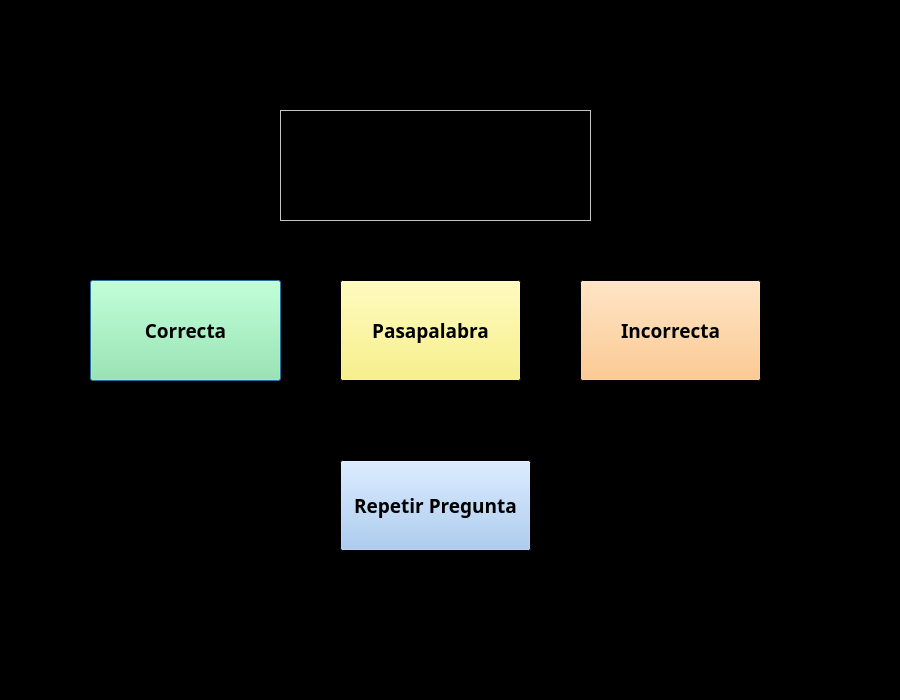
<?xml version="1.0" encoding="UTF-8"?>
<ui version="4.0">
 <class>pasapalabraUI</class>
 <widget class="QDialog" name="pasapalabraUI">
  <property name="geometry">
   <rect>
    <x>0</x>
    <y>0</y>
    <width>900</width>
    <height>700</height>
   </rect>
  </property>
  <property name="palette">
   <palette>
    <active>
     <colorrole role="Text">
      <brush brushstyle="SolidPattern">
       <color alpha="255">
        <red>255</red>
        <green>255</green>
        <blue>255</blue>
       </color>
      </brush>
     </colorrole>
     <colorrole role="Base">
      <brush brushstyle="SolidPattern">
       <color alpha="0">
        <red>191</red>
        <green>64</green>
        <blue>64</blue>
       </color>
      </brush>
     </colorrole>
     <colorrole role="Window">
      <brush brushstyle="SolidPattern">
       <color alpha="255">
        <red>0</red>
        <green>0</green>
        <blue>0</blue>
       </color>
      </brush>
     </colorrole>
     <colorrole role="PlaceholderText">
      <brush brushstyle="SolidPattern">
       <color alpha="128">
        <red>255</red>
        <green>255</green>
        <blue>255</blue>
       </color>
      </brush>
     </colorrole>
    </active>
    <inactive>
     <colorrole role="Text">
      <brush brushstyle="SolidPattern">
       <color alpha="255">
        <red>255</red>
        <green>255</green>
        <blue>255</blue>
       </color>
      </brush>
     </colorrole>
     <colorrole role="Base">
      <brush brushstyle="SolidPattern">
       <color alpha="0">
        <red>191</red>
        <green>64</green>
        <blue>64</blue>
       </color>
      </brush>
     </colorrole>
     <colorrole role="Window">
      <brush brushstyle="SolidPattern">
       <color alpha="255">
        <red>0</red>
        <green>0</green>
        <blue>0</blue>
       </color>
      </brush>
     </colorrole>
     <colorrole role="PlaceholderText">
      <brush brushstyle="SolidPattern">
       <color alpha="128">
        <red>255</red>
        <green>255</green>
        <blue>255</blue>
       </color>
      </brush>
     </colorrole>
    </inactive>
    <disabled>
     <colorrole role="Text">
      <brush brushstyle="SolidPattern">
       <color alpha="255">
        <red>190</red>
        <green>190</green>
        <blue>190</blue>
       </color>
      </brush>
     </colorrole>
     <colorrole role="Base">
      <brush brushstyle="SolidPattern">
       <color alpha="255">
        <red>0</red>
        <green>0</green>
        <blue>0</blue>
       </color>
      </brush>
     </colorrole>
     <colorrole role="Window">
      <brush brushstyle="SolidPattern">
       <color alpha="255">
        <red>0</red>
        <green>0</green>
        <blue>0</blue>
       </color>
      </brush>
     </colorrole>
     <colorrole role="PlaceholderText">
      <brush brushstyle="SolidPattern">
       <color alpha="128">
        <red>0</red>
        <green>0</green>
        <blue>0</blue>
       </color>
      </brush>
     </colorrole>
    </disabled>
   </palette>
  </property>
  <property name="font">
   <font>
    <family>Ubuntu Mono</family>
    <pointsize>14</pointsize>
    <weight>75</weight>
    <bold>true</bold>
   </font>
  </property>
  <property name="windowTitle">
   <string>Form</string>
  </property>
  <widget class="QPushButton" name="correcta">
   <property name="geometry">
    <rect>
     <x>90</x>
     <y>280</y>
     <width>191</width>
     <height>101</height>
    </rect>
   </property>
   <property name="palette">
    <palette>
     <active>
      <colorrole role="Button">
       <brush brushstyle="SolidPattern">
        <color alpha="255">
         <red>143</red>
         <green>240</green>
         <blue>164</blue>
        </color>
       </brush>
      </colorrole>
      <colorrole role="ButtonText">
       <brush brushstyle="SolidPattern">
        <color alpha="255">
         <red>0</red>
         <green>0</green>
         <blue>0</blue>
        </color>
       </brush>
      </colorrole>
     </active>
     <inactive>
      <colorrole role="Button">
       <brush brushstyle="SolidPattern">
        <color alpha="255">
         <red>143</red>
         <green>240</green>
         <blue>164</blue>
        </color>
       </brush>
      </colorrole>
      <colorrole role="ButtonText">
       <brush brushstyle="SolidPattern">
        <color alpha="255">
         <red>0</red>
         <green>0</green>
         <blue>0</blue>
        </color>
       </brush>
      </colorrole>
     </inactive>
     <disabled>
      <colorrole role="Button">
       <brush brushstyle="SolidPattern">
        <color alpha="255">
         <red>143</red>
         <green>240</green>
         <blue>164</blue>
        </color>
       </brush>
      </colorrole>
      <colorrole role="ButtonText">
       <brush brushstyle="SolidPattern">
        <color alpha="255">
         <red>190</red>
         <green>190</green>
         <blue>190</blue>
        </color>
       </brush>
      </colorrole>
     </disabled>
    </palette>
   </property>
   <property name="text">
    <string>Correcta</string>
   </property>
  </widget>
  <widget class="QPushButton" name="pasapalabra">
   <property name="geometry">
    <rect>
     <x>340</x>
     <y>280</y>
     <width>181</width>
     <height>101</height>
    </rect>
   </property>
   <property name="palette">
    <palette>
     <active>
      <colorrole role="Button">
       <brush brushstyle="SolidPattern">
        <color alpha="255">
         <red>249</red>
         <green>240</green>
         <blue>107</blue>
        </color>
       </brush>
      </colorrole>
     </active>
     <inactive>
      <colorrole role="Button">
       <brush brushstyle="SolidPattern">
        <color alpha="255">
         <red>249</red>
         <green>240</green>
         <blue>107</blue>
        </color>
       </brush>
      </colorrole>
     </inactive>
     <disabled>
      <colorrole role="Button">
       <brush brushstyle="SolidPattern">
        <color alpha="255">
         <red>249</red>
         <green>240</green>
         <blue>107</blue>
        </color>
       </brush>
      </colorrole>
     </disabled>
    </palette>
   </property>
   <property name="text">
    <string>Pasapalabra</string>
   </property>
  </widget>
  <widget class="QPushButton" name="incorrecta">
   <property name="geometry">
    <rect>
     <x>580</x>
     <y>280</y>
     <width>181</width>
     <height>101</height>
    </rect>
   </property>
   <property name="palette">
    <palette>
     <active>
      <colorrole role="Button">
       <brush brushstyle="SolidPattern">
        <color alpha="255">
         <red>255</red>
         <green>190</green>
         <blue>111</blue>
        </color>
       </brush>
      </colorrole>
     </active>
     <inactive>
      <colorrole role="Button">
       <brush brushstyle="SolidPattern">
        <color alpha="255">
         <red>255</red>
         <green>190</green>
         <blue>111</blue>
        </color>
       </brush>
      </colorrole>
     </inactive>
     <disabled>
      <colorrole role="Button">
       <brush brushstyle="SolidPattern">
        <color alpha="255">
         <red>255</red>
         <green>190</green>
         <blue>111</blue>
        </color>
       </brush>
      </colorrole>
     </disabled>
    </palette>
   </property>
   <property name="text">
    <string>Incorrecta</string>
   </property>
  </widget>
  <widget class="QPlainTextEdit" name="respuesta">
   <property name="geometry">
    <rect>
     <x>280</x>
     <y>110</y>
     <width>311</width>
     <height>111</height>
    </rect>
   </property>
   <property name="palette">
    <palette>
     <active>
      <colorrole role="WindowText">
       <brush brushstyle="SolidPattern">
        <color alpha="255">
         <red>255</red>
         <green>255</green>
         <blue>255</blue>
        </color>
       </brush>
      </colorrole>
      <colorrole role="Text">
       <brush brushstyle="SolidPattern">
        <color alpha="255">
         <red>255</red>
         <green>255</green>
         <blue>255</blue>
        </color>
       </brush>
      </colorrole>
      <colorrole role="Base">
       <brush brushstyle="SolidPattern">
        <color alpha="0">
         <red>191</red>
         <green>64</green>
         <blue>64</blue>
        </color>
       </brush>
      </colorrole>
      <colorrole role="Window">
       <brush brushstyle="SolidPattern">
        <color alpha="255">
         <red>255</red>
         <green>255</green>
         <blue>255</blue>
        </color>
       </brush>
      </colorrole>
      <colorrole role="PlaceholderText">
       <brush brushstyle="SolidPattern">
        <color alpha="128">
         <red>255</red>
         <green>255</green>
         <blue>255</blue>
        </color>
       </brush>
      </colorrole>
     </active>
     <inactive>
      <colorrole role="WindowText">
       <brush brushstyle="SolidPattern">
        <color alpha="255">
         <red>255</red>
         <green>255</green>
         <blue>255</blue>
        </color>
       </brush>
      </colorrole>
      <colorrole role="Text">
       <brush brushstyle="SolidPattern">
        <color alpha="255">
         <red>255</red>
         <green>255</green>
         <blue>255</blue>
        </color>
       </brush>
      </colorrole>
      <colorrole role="Base">
       <brush brushstyle="SolidPattern">
        <color alpha="0">
         <red>191</red>
         <green>64</green>
         <blue>64</blue>
        </color>
       </brush>
      </colorrole>
      <colorrole role="Window">
       <brush brushstyle="SolidPattern">
        <color alpha="255">
         <red>255</red>
         <green>255</green>
         <blue>255</blue>
        </color>
       </brush>
      </colorrole>
      <colorrole role="PlaceholderText">
       <brush brushstyle="SolidPattern">
        <color alpha="128">
         <red>255</red>
         <green>255</green>
         <blue>255</blue>
        </color>
       </brush>
      </colorrole>
     </inactive>
     <disabled>
      <colorrole role="WindowText">
       <brush brushstyle="SolidPattern">
        <color alpha="255">
         <red>190</red>
         <green>190</green>
         <blue>190</blue>
        </color>
       </brush>
      </colorrole>
      <colorrole role="Text">
       <brush brushstyle="SolidPattern">
        <color alpha="255">
         <red>190</red>
         <green>190</green>
         <blue>190</blue>
        </color>
       </brush>
      </colorrole>
      <colorrole role="Base">
       <brush brushstyle="SolidPattern">
        <color alpha="255">
         <red>255</red>
         <green>255</green>
         <blue>255</blue>
        </color>
       </brush>
      </colorrole>
      <colorrole role="Window">
       <brush brushstyle="SolidPattern">
        <color alpha="255">
         <red>255</red>
         <green>255</green>
         <blue>255</blue>
        </color>
       </brush>
      </colorrole>
      <colorrole role="PlaceholderText">
       <brush brushstyle="SolidPattern">
        <color alpha="128">
         <red>0</red>
         <green>0</green>
         <blue>0</blue>
        </color>
       </brush>
      </colorrole>
     </disabled>
    </palette>
   </property>
   <property name="font">
    <font>
     <family>Ubuntu Mono</family>
     <pointsize>22</pointsize>
     <weight>75</weight>
     <bold>true</bold>
    </font>
   </property>
   <property name="layoutDirection">
    <enum>Qt::LeftToRight</enum>
   </property>
   <property name="readOnly">
    <bool>true</bool>
   </property>
  </widget>
  <widget class="QPushButton" name="repetir">
   <property name="geometry">
    <rect>
     <x>340</x>
     <y>460</y>
     <width>191</width>
     <height>91</height>
    </rect>
   </property>
   <property name="palette">
    <palette>
     <active>
      <colorrole role="Button">
       <brush brushstyle="SolidPattern">
        <color alpha="255">
         <red>153</red>
         <green>193</green>
         <blue>241</blue>
        </color>
       </brush>
      </colorrole>
     </active>
     <inactive>
      <colorrole role="Button">
       <brush brushstyle="SolidPattern">
        <color alpha="255">
         <red>153</red>
         <green>193</green>
         <blue>241</blue>
        </color>
       </brush>
      </colorrole>
     </inactive>
     <disabled>
      <colorrole role="Button">
       <brush brushstyle="SolidPattern">
        <color alpha="255">
         <red>153</red>
         <green>193</green>
         <blue>241</blue>
        </color>
       </brush>
      </colorrole>
     </disabled>
    </palette>
   </property>
   <property name="text">
    <string>Repetir Pregunta</string>
   </property>
  </widget>
 </widget>
 <resources/>
 <connections/>
</ui>
